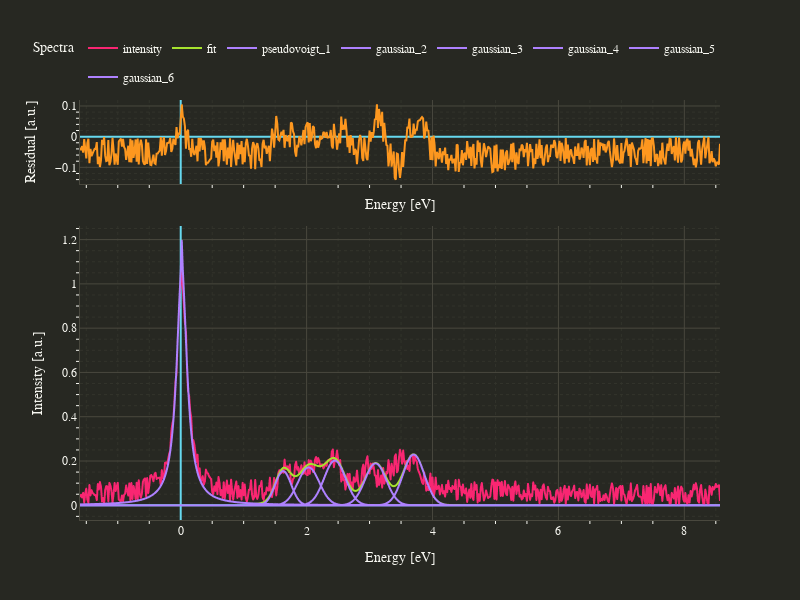
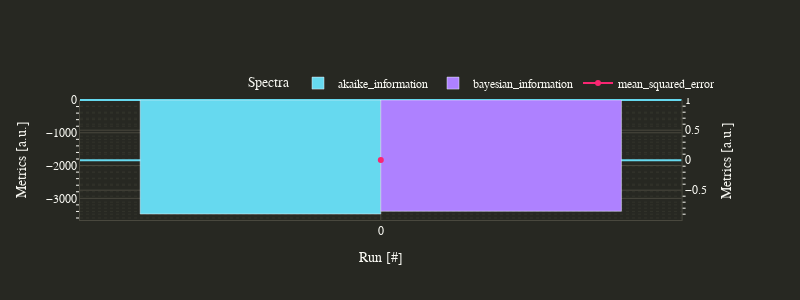

The notebook cell these images were saved under, in order:
### Markdown cell above
### MoonAki theme

### Code cell
from spectrafit.plugins import color_schemas as cs

spn = nb.SpectraFitNotebook(
    df=df,
    x_column="Energy",
    y_column="Noisy",
    color=cs.MoonAkiColor(),
    font=cs.MoonAkiFont(),
)
spn.solver_model(initial_model=initial_model)

### Figure 1 — Plotly figure (JSON) as saved in the notebook; plotly's stock layout.template omitted (floating-point values rounded to 4 significant figures; data arrays with more than 128 entries replaced by an {"elided": "..."} marker saying what was removed)
{"data": [{"hovertemplate": "energy=%{x}<br>residual=%{y}<extra></extra>", "legendgroup": "", "line": {"color": "#fd971f", "dash": "solid"}, "marker": {"symbol": "circle"}, "mode": "lines", "name": "", "orientation": "v", "showlegend": false, "type": "scatter", "x": {"elided": "611 float values"}, "xaxis": "x", "y": {"elided": "611 float values"}, "yaxis": "y"}, {"hovertemplate": "variable=intensity<br>energy=%{x}<br>value=%{y}<extra></extra>", "legendgroup": "intensity", "line": {"color": "#f92672", "dash": "solid"}, "marker": {"symbol": "circle"}, "mode": "lines", "name": "intensity", "showlegend": true, "type": "scattergl", "x": {"elided": "611 float values"}, "xaxis": "x2", "y": {"elided": "611 float values"}, "yaxis": "y2"}, {"hovertemplate": "variable=fit<br>energy=%{x}<br>value=%{y}<extra></extra>", "legendgroup": "fit", "line": {"color": "#a6e22e", "dash": "solid"}, "marker": {"symbol": "circle"}, "mode": "lines", "name": "fit", "showlegend": true, "type": "scattergl", "x": {"elided": "611 float values"}, "xaxis": "x2", "y": {"elided": "611 float values"}, "yaxis": "y2"}, {"hovertemplate": "variable=pseudovoigt_1<br>energy=%{x}<br>value=%{y}<extra></extra>", "legendgroup": "pseudovoigt_1", "line": {"color": "#ae81ff", "dash": "solid"}, "marker": {"symbol": "circle"}, "mode": "lines", "name": "pseudovoigt_1", "showlegend": true, "type": "scattergl", "x": {"elided": "611 float values"}, "xaxis": "x2", "y": {"elided": "611 float values"}, "yaxis": "y2"}, {"hovertemplate": "variable=gaussian_2<br>energy=%{x}<br>value=%{y}<extra></extra>", "legendgroup": "gaussian_2", "line": {"color": "#ae81ff", "dash": "solid"}, "marker": {"symbol": "circle"}, "mode": "lines", "name": "gaussian_2", "showlegend": true, "type": "scattergl", "x": {"elided": "611 float values"}, "xaxis": "x2", "y": {"elided": "611 float values"}, "yaxis": "y2"}, {"hovertemplate": "variable=gaussian_3<br>energy=%{x}<br>value=%{y}<extra></extra>", "legendgroup": "gaussian_3", "line": {"color": "#ae81ff", "dash": "solid"}, "marker": {"symbol": "circle"}, "mode": "lines", "name": "gaussian_3", "showlegend": true, "type": "scattergl", "x": {"elided": "611 float values"}, "xaxis": "x2", "y": {"elided": "611 float values"}, "yaxis": "y2"}, {"hovertemplate": "variable=gaussian_4<br>energy=%{x}<br>value=%{y}<extra></extra>", "legendgroup": "gaussian_4", "line": {"color": "#ae81ff", "dash": "solid"}, "marker": {"symbol": "circle"}, "mode": "lines", "name": "gaussian_4", "showlegend": true, "type": "scattergl", "x": {"elided": "611 float values"}, "xaxis": "x2", "y": {"elided": "611 float values"}, "yaxis": "y2"}, {"hovertemplate": "variable=gaussian_5<br>energy=%{x}<br>value=%{y}<extra></extra>", "legendgroup": "gaussian_5", "line": {"color": "#ae81ff", "dash": "solid"}, "marker": {"symbol": "circle"}, "mode": "lines", "name": "gaussian_5", "showlegend": true, "type": "scattergl", "x": {"elided": "611 float values"}, "xaxis": "x2", "y": {"elided": "611 float values"}, "yaxis": "y2"}, {"hovertemplate": "variable=gaussian_6<br>energy=%{x}<br>value=%{y}<extra></extra>", "legendgroup": "gaussian_6", "line": {"color": "#ae81ff", "dash": "solid"}, "marker": {"symbol": "circle"}, "mode": "lines", "name": "gaussian_6", "showlegend": true, "type": "scattergl", "x": {"elided": "611 float values"}, "xaxis": "x2", "y": {"elided": "611 float values"}, "yaxis": "y2"}], "layout": {"font": {"color": "#f8f8f2", "family": "Monaco", "size": 12}, "height": 600, "legend": {"orientation": "h", "title": {"text": "Spectra"}, "x": 1, "xanchor": "right", "y": 1.02, "yanchor": "bottom"}, "paper_bgcolor": "#272822", "plot_bgcolor": "#272822", "showlegend": true, "title": {}, "width": 800, "xaxis": {"anchor": "y", "color": "#f8f8f2", "domain": [0, 1], "gridcolor": "#49483e", "linecolor": "#49483e", "matches": "x2", "minor": {"griddash": "dot", "showgrid": true, "tickcolor": "#f8f8f2", "ticks": "outside"}, "showticklabels": false, "title": {"text": "Energy [eV]"}, "zerolinecolor": "#66d9ef"}, "xaxis2": {"anchor": "y2", "color": "#f8f8f2", "domain": [0, 1], "gridcolor": "#49483e", "linecolor": "#49483e", "minor": {"griddash": "dot", "showgrid": true, "tickcolor": "#f8f8f2", "ticks": "outside"}, "title": {"text": "Energy [eV]"}, "zerolinecolor": "#66d9ef"}, "yaxis": {"anchor": "x", "color": "#f8f8f2", "domain": [0.8, 1], "gridcolor": "#49483e", "linecolor": "#49483e", "minor": {"griddash": "dot", "showgrid": true, "tickcolor": "#f8f8f2", "ticks": "outside"}, "title": {"text": "Residual [a.u.]"}, "zerolinecolor": "#66d9ef"}, "yaxis2": {"anchor": "x2", "color": "#f8f8f2", "domain": [0, 0.7], "gridcolor": "#49483e", "linecolor": "#49483e", "minor": {"griddash": "dot", "showgrid": true, "tickcolor": "#f8f8f2", "ticks": "outside"}, "title": {"text": "Intensity [a.u.]"}, "zerolinecolor": "#66d9ef"}}}

### Figure 2 — Plotly figure (JSON) as saved in the notebook; plotly's stock layout.template omitted (floating-point values rounded to 4 significant figures)
{"data": [{"alignmentgroup": "True", "hovertemplate": "variable=akaike_information<br>index=%{x}<br>value=%{y}<extra></extra>", "legendgroup": "akaike_information", "marker": {"color": "#66d9ef", "pattern": {"shape": ""}}, "name": "akaike_information", "offsetgroup": "akaike_information", "orientation": "v", "showlegend": true, "textposition": "auto", "type": "bar", "x": [0], "xaxis": "x", "y": [-3478.0], "yaxis": "y"}, {"alignmentgroup": "True", "hovertemplate": "variable=bayesian_information<br>index=%{x}<br>value=%{y}<extra></extra>", "legendgroup": "bayesian_information", "marker": {"color": "#ae81ff", "pattern": {"shape": ""}}, "name": "bayesian_information", "offsetgroup": "bayesian_information", "orientation": "v", "showlegend": true, "textposition": "auto", "type": "bar", "x": [0], "xaxis": "x", "y": [-3394.0], "yaxis": "y"}, {"hovertemplate": "variable=mean_squared_error<br>index=%{x}<br>value=%{y}<extra></extra>", "legendgroup": "mean_squared_error", "line": {"color": "#f92672", "dash": "solid"}, "marker": {"symbol": "circle"}, "mode": "lines+markers", "name": "mean_squared_error", "orientation": "v", "showlegend": true, "type": "scatter", "x": [0], "xaxis": "x", "y": [0.003169], "yaxis": "y2"}], "layout": {"font": {"color": "#f8f8f2", "family": "Monaco", "size": 12}, "height": 300, "legend": {"orientation": "h", "title": {"text": "Spectra"}, "x": 1, "xanchor": "right", "y": 1.02, "yanchor": "bottom"}, "paper_bgcolor": "#272822", "plot_bgcolor": "#272822", "showlegend": true, "title": {}, "width": 800, "xaxis": {"anchor": "y", "color": "#f8f8f2", "domain": [0, 0.94], "gridcolor": "#49483e", "linecolor": "#49483e", "minor": {"griddash": "dot", "showgrid": true, "tickcolor": "#f8f8f2", "ticks": "outside"}, "title": {"text": "Run [#]"}, "type": "category", "zerolinecolor": "#66d9ef"}, "yaxis": {"anchor": "x", "color": "#f8f8f2", "domain": [0, 1], "gridcolor": "#49483e", "linecolor": "#49483e", "minor": {"griddash": "dot", "showgrid": true, "tickcolor": "#f8f8f2", "ticks": "outside"}, "title": {"text": "Metrics [a.u.]"}, "zerolinecolor": "#66d9ef"}, "yaxis2": {"anchor": "x", "color": "#f8f8f2", "gridcolor": "#49483e", "linecolor": "#49483e", "minor": {"griddash": "dot", "showgrid": true, "tickcolor": "#f8f8f2", "ticks": "outside"}, "overlaying": "y", "side": "right", "title": {"text": "Metrics [a.u.]"}, "zerolinecolor": "#66d9ef"}}}
